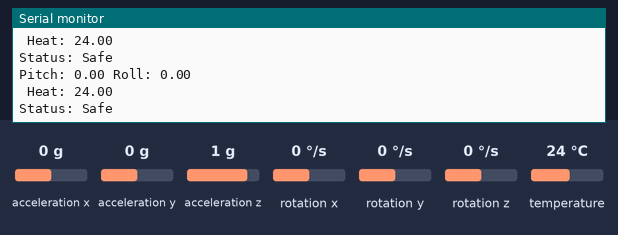
The sketch below on a simulated Arduino Uno, built with avr-gcc and run on an emulated ATmega328P. On the bench: the last lines printed to the serial monitor. Inputs (shaded band) come from the test bench; at power-on: acceleration x 0 g, acceleration y 0 g, acceleration z 1 g, temperature 24 °C, rotation x 0 °/s, rotation y 0 °/s, rotation z 0 °/s.

Above: at 2.8 s.
2.9 s: acceleration x set to -1.4 g
At 5.0 s:
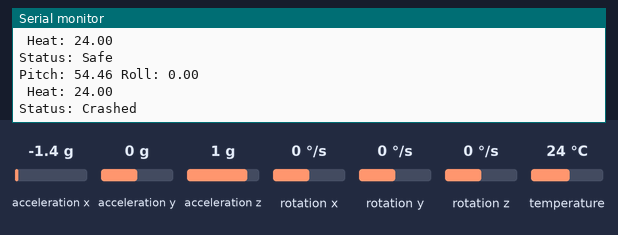
7.5 s: acceleration y set to -1.4 g
At 8.5 s:
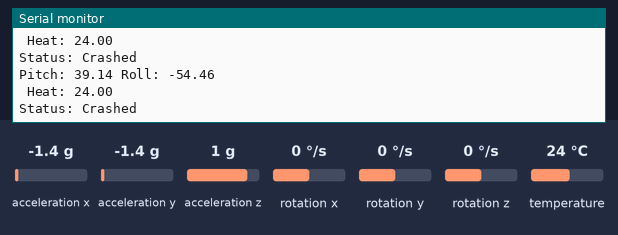
10.2 s: acceleration z set to -1.4 g
At 12.7 s:
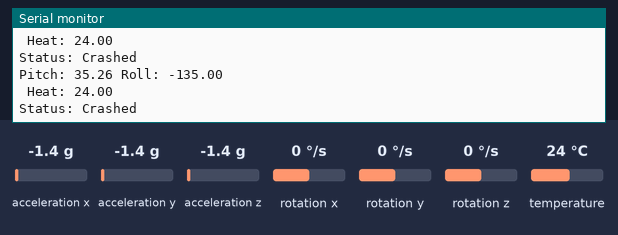
12.9 s: temperature set to 12 °C
At 14.7 s:
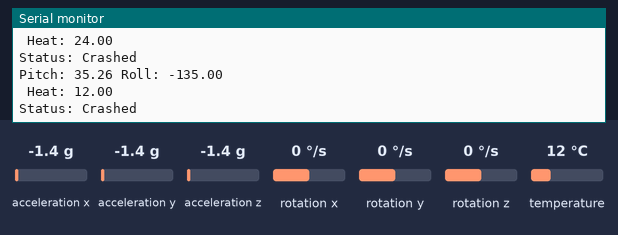
Timing chart, 0 to 16.2 s (numbered marks = the images above; inputs shaded):
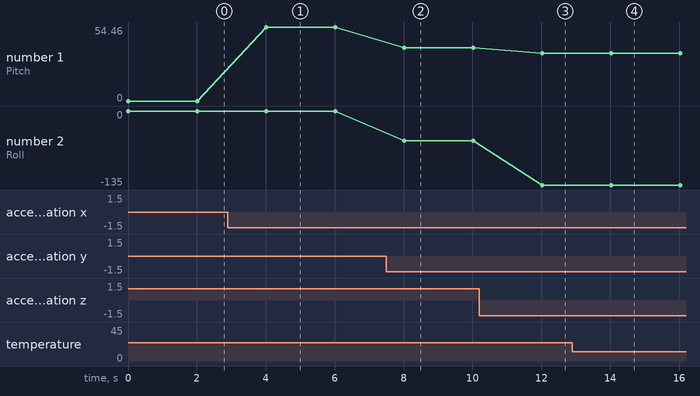

Measured:
- after the input at 2.9 s, the serial monitor: prints a new line after 1.1 s (image 1)
- after the input at 7.5 s, the serial monitor: prints a new line after 0.52 s (image 2)
- after the input at 10.2 s, the serial monitor: prints a new line after 1.8 s (image 3)
- after the input at 12.9 s, the serial monitor: prints a new line after 1.2 s (image 4)
- plotted number 1: 0 → 54.46 after the input at 2.9 s, 54.46 → 39.14 after the input at 7.5 s, 39.14 → 35.26 after the input at 10.2 s
- plotted number 2: 0 → -54.46 after the input at 7.5 s, -54.46 → -135 after the input at 10.2 s

The sketch:

MPU_roll.ino
```cpp
#include <Adafruit_MPU6050.h>
Adafruit_MPU6050 mpu;

void setup() {
  Serial.begin(9600);
  while (!Serial);

  if (!mpu.begin()) {
    Serial.println("Failed to find MPU6050 chip");
    while (1);
  }

  mpu.setAccelerometerRange(MPU6050_RANGE_2_G);
  mpu.setGyroRange(MPU6050_RANGE_250_DEG);
  mpu.setFilterBandwidth(MPU6050_BAND_5_HZ);
}


void loop() {

  if(IsRolled())
  {
    Serial.println("Status: Crashed");
  }
  else Serial.println("Status: Safe");
  delay(2000);
}

void SetupMPU()
{
  Serial.begin(9600);
  while (!Serial);

  if (!mpu.begin()) {
    Serial.println("Failed to find MPU6050 chip");
    while (1);
  }

  mpu.setAccelerometerRange(MPU6050_RANGE_2_G);
  mpu.setGyroRange(MPU6050_RANGE_250_DEG);
  mpu.setFilterBandwidth(MPU6050_BAND_5_HZ);
}
bool IsRolled()
{
  sensors_event_t accel, gyro, temp;
  mpu.getEvent(&accel, &gyro, &temp);

  float pitch = atan2(-accel.acceleration.x, sqrt(accel.acceleration.y * accel.acceleration.y + accel.acceleration.z * accel.acceleration.z)) * 180.0 / PI;
  float roll = atan2(accel.acceleration.y, accel.acceleration.z) * 180.0 / PI;

  Serial.print("Pitch: ");
  Serial.print(pitch);
  Serial.print(" Roll: ");
  Serial.println(roll);
  Serial.print(" Heat: ");
  Serial.println(temp.temperature);

  if ( pitch> 40 || pitch < -40)
    return true;
  if ( roll> 40 || roll < -40)
    return true;
  return false;
}
```
